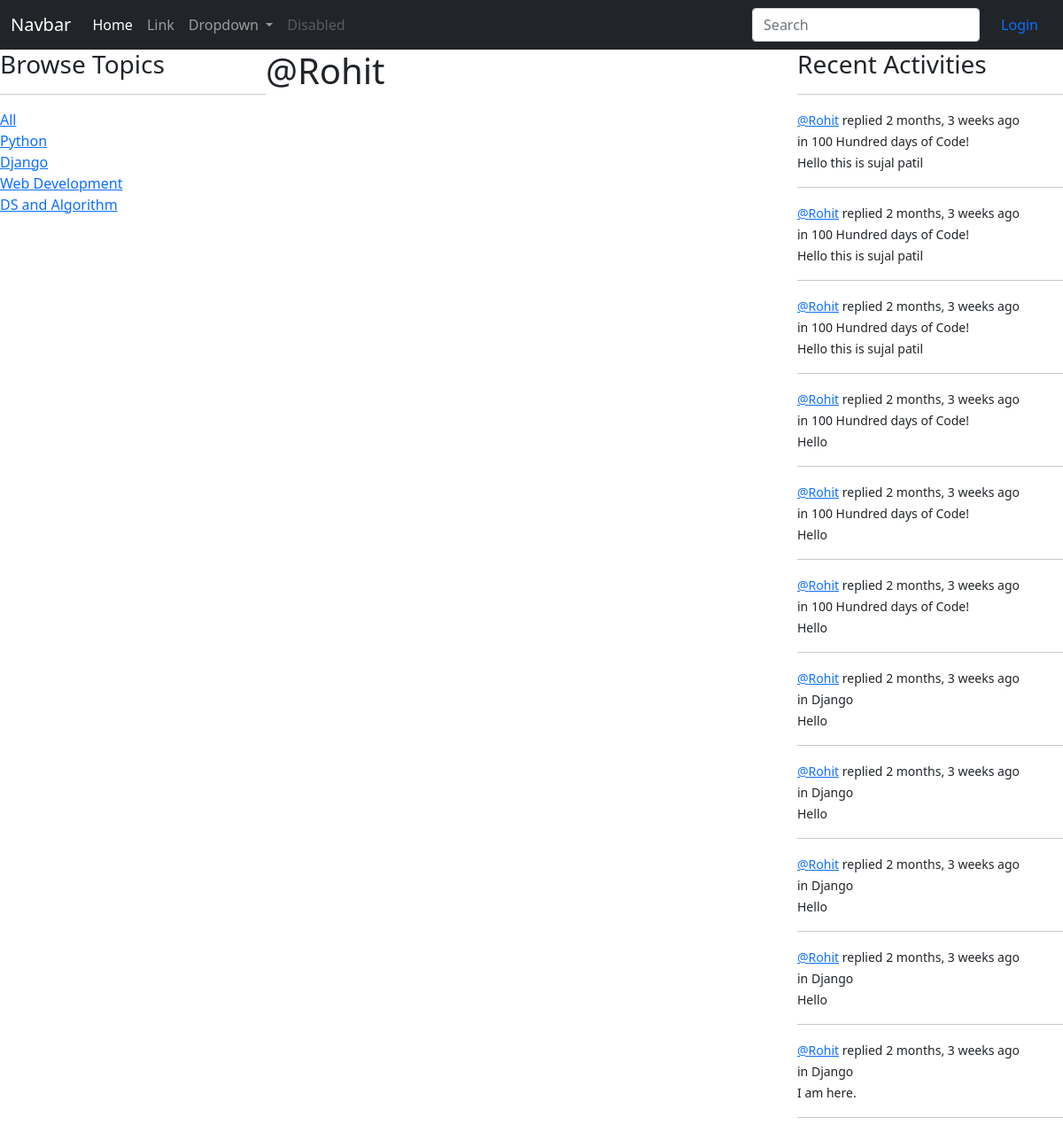
Screenshot of /profile/5/ with the database file from the repository.
### base/models.py (models this page shows, shortened)
class Topic(models.Model):
    name = models.CharField(max_length=200)

class Message(models.Model):
    user= models.ForeignKey(User, on_delete=models.CASCADE)
    room= models.ForeignKey(Room, on_delete=models.CASCADE)
    body = models.TextField()
    updated = models.DateTimeField(auto_now=True)
    created = models.DateTimeField(auto_now_add=True)
    class Meta:
        ordering = ['-updated','-created']
    def __str__(self):
        return self.body[0:50]

class Room(models.Model):
    host = models.ForeignKey(User, on_delete=models.SET_NULL , null=True)
    topic = models.ForeignKey(Topic, on_delete=models.SET_NULL , null=True)
    name = models.CharField(max_length=200)
    description = models.TextField(null=True, blank=True)
    participants = models.ManyToManyField(User, related_name= 'participants', blank=True)
    created = models.DateTimeField(auto_now_add=True)
    updated = models.DateTimeField(auto_now=True)
    class Meta:
        ordering = ['-updated','-created']
    def __str__(self):
        return self.name

### base/views.py (the view)
# urls.py: path('profile/<str:pk>/', views.userProfile, name="user-profile"),
def userProfile(request, pk):
    user = User.objects.get(id=pk)
    rooms = user.room_set.all()
    topic = Topic.objects.all()
    room_message = user.message_set.all()
    context = { 'user' : user , 'rooms': rooms, 'topic':topic , 'room_message':room_message }
    return render(request, 'base/profile.html', context)

### base/templates/base/profile.html (shortened to what this page needs)
{% extends 'navbar.html' %}
{% block content %}
    <div class="profile-container">
        <div>
            {% include 'base/topics_component.html' %}
        </div>
        <div>
            <h1>@{{user.username}}</h1>
        </div>
        <div>
            {% include 'base/activity_component.html' %}
        </div>
    </div>
{% endblock content %}

### base/templates/base/topics_component.html
<h3>Browse Topics</h3>
<hr>
<div>
    <a href="{% url 'home' %}">All</a>
</div>
{% for topics in topic %}
    <div>
        <a href="{% url 'home' %}?q={{topics.name}}">{{topics.name}}</a>
    </div>
{% endfor %}

### base/templates/base/activity_component.html (shortened to what this page needs)
<h3>Recent Activities</h3>
<hr>
{% for message in room_message %}
    <div>
        <small><a href="{% url 'user-profile' message.user.id %}">@{{message.user}}</a> replied </small>
        <small>{{message.created | timesince}} ago</small>
        <br>
        <small> in {{message.room}} </small><br>
        <small>{{message}}</small>
        <hr>
    </div>
{% endfor %}

### base/templates/base/profile.html (style rules this page uses)
.profile-container { display: grid; grid-template-columns: 1fr 2fr 1fr; }

### rows the page displays
Topic: name "Python"
Topic: name "Django"
Topic: name "Web Development"
Topic: name "DS and Algorithm"
Message: user "Rohit", created "2 months, 3 weeks", room "100 Hundred days of Code!", body "Hello this is sujal patil"
Message: user "Rohit", created "2 months, 3 weeks", room "100 Hundred days of Code!", body "Hello this is sujal patil"
Message: user "Rohit", created "2 months, 3 weeks", room "100 Hundred days of Code!", body "Hello this is sujal patil"
Message: user "Rohit", created "2 months, 3 weeks", room "100 Hundred days of Code!", body "Hello"
Message: user "Rohit", created "2 months, 3 weeks", room "100 Hundred days of Code!", body "Hello"
Message: user "Rohit", created "2 months, 3 weeks", room "100 Hundred days of Code!", body "Hello"
Message: user "Rohit", created "2 months, 3 weeks", room "Django", body "Hello"
Message: user "Rohit", created "2 months, 3 weeks", room "Django", body "Hello"
Message: user "Rohit", created "2 months, 3 weeks", room "Django", body "Hello"
Message: user "Rohit", created "2 months, 3 weeks", room "Django", body "Hello"
Message: user "Rohit", created "2 months, 3 weeks", room "Django", body "I am here."

### other values shown
{{ user.username }} "Rohit"
